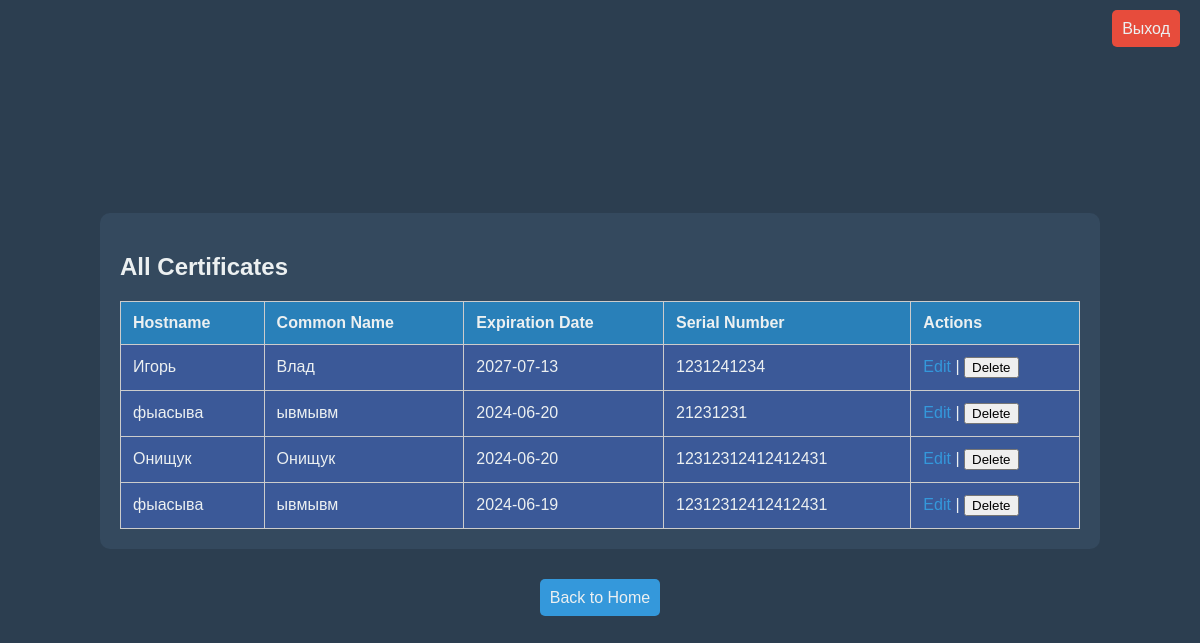
/view_certificates (signed in), run on an earlier commit of the app's database.
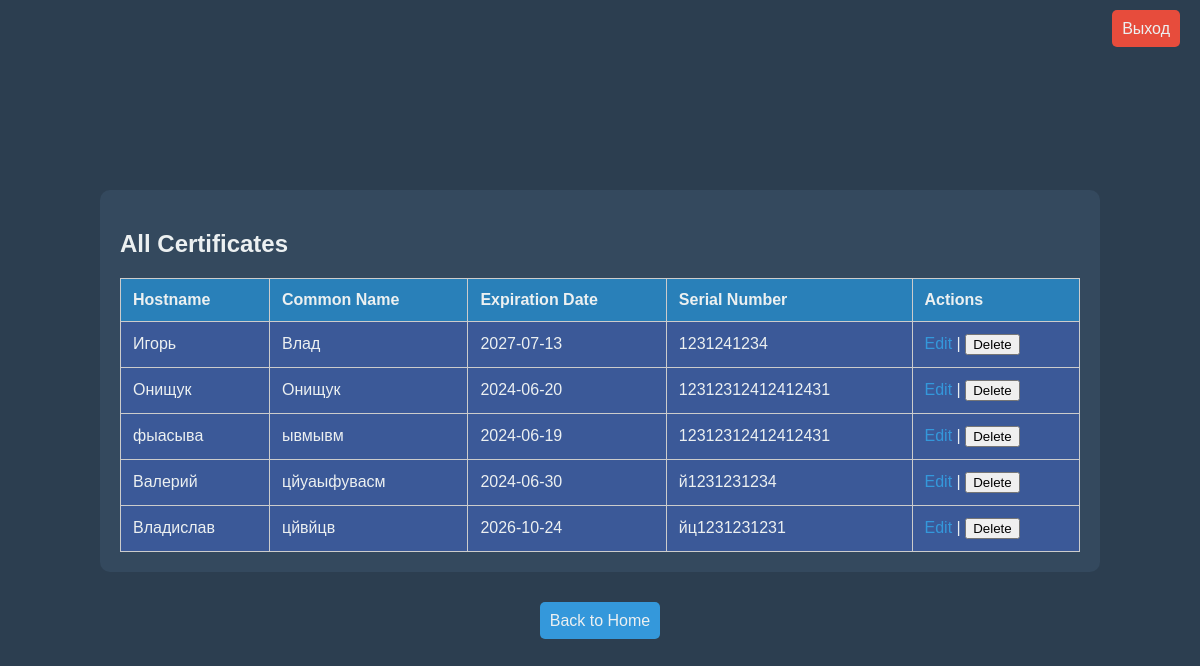
And on a later commit of the database.
### models/db.py (models this page shows)
class Certificate(db.Model):
    id = db.Column(db.Integer, primary_key=True)
    hostname = db.Column(db.String(100), nullable=False)
    common_name = db.Column(db.String(100), nullable=False)
    expiration_date = db.Column(db.Date, nullable=False)
    serial_number = db.Column(db.String(50), nullable=False)

### app.py (the view)
@app.route('/view_certificates', methods=['GET'])
@login_required
def view_certificates():
    with app.app_context():
        certificates = get_all_certificates()
    return render_template('certificates.html', certificates=certificates)

### app.py (called while the page is built)
@login_manager.user_loader
def load_user(user_id):
    return db.session.get(User, int(user_id))

def get_all_certificates():
    with app.app_context():
        return Certificate.query.all()

### templates/certificates.html (shortened to what this page needs)
<!DOCTYPE html>
<html lang="en">
<head>
</head>
<body>
    <div class="logout">
        <a href="/logout">Выход</a>
    </div>
    <div class="container">
        <div class="table-container">
            <h2>All Certificates</h2>
            <table>
                <tr>
                    <th>Hostname</th>
                    <th>Common Name</th>
                    <th>Expiration Date</th>
                    <th>Serial Number</th>
                    <th>Actions</th>
                </tr>
                {% for certificate in certificates %}
                <tr>
                    <td>{{ certificate.hostname }}</td>
                    <td>{{ certificate.common_name }}</td>
                    <td>{{ certificate.expiration_date }}</td>
                    <td>{{ certificate.serial_number }}</td>
                    <td>
                        <a href="{{ url_for('edit_certificate', certificate_id=certificate.id) }}">Edit</a> |
                        <form action="{{ url_for('delete_certificate', certificate_id=certificate.id) }}" method="POST" style="display:inline;">
                            <button type="submit">Delete</button>
                        </form>
                    </td>
                </tr>
                {% endfor %}
            </table>
        </div>
        <div class="menu">
            <a href="{{ url_for('index') }}">Back to Home</a>
        </div>
    </div>
</body>
</html>

### templates/certificates.html (style rules this page uses)
body { margin: 0; padding: 0; background-color: #2c3e50; font-family: Arial, sans-serif; color: #ecf0f1; }
.container { width: 100%; height: 100vh; display: flex; flex-direction: column; justify-content: center; align-items: center; }
.table-container { width: 80%; margin: 20px 0; background-color: #34495e; padding: 20px; border-radius: 10px; }
table { width: 100%; border-collapse: collapse; }
th, td { padding: 12px; border: 1px solid #ccc; text-align: left; }
th { background-color: #2980b9; }
td { background-color: #3b5998; }
a { color: #3498db; text-decoration: none; }
.menu { margin-top: 20px; }
.menu a { text-decoration: none; color: #ecf0f1; padding: 10px; border-radius: 5px; background-color: #3498db; margin: 0 5px; }
.logout { position: absolute; top: 20px; right: 20px; }
.logout a { text-decoration: none; color: #ecf0f1; padding: 10px; border-radius: 5px; background-color: #e74c3c; }

What changed in the data, as far as the page shows it:
removed Certificate: hostname "фыасыва", common_name "ывмывм", expiration_date "2024-06-20", serial_number "21231231"
added Certificate: hostname "Валерий", common_name "цйуаыфувасм", expiration_date "2024-06-30", serial_number "й1231231234"
added Certificate: hostname "Владислав", common_name "цйвйцв", expiration_date "2026-10-24", serial_number "йц1231231231"
